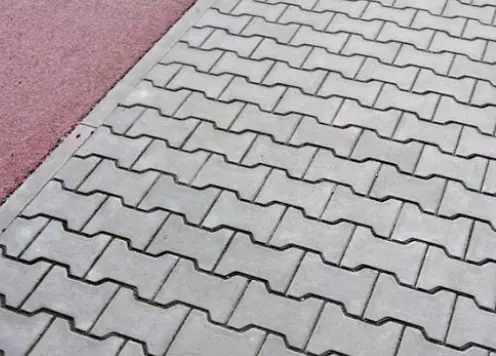
#> input picture kostka.jpg, 496 x 356 px
$ python 'Zad 7.py'
#> lines starting #> are read from the running program, lines starting #| are printed output that depends on the picture; after the words box and inside, x2 and y2 are one past the last pixel; in counts of white or black regions, pixels touching at a corner belong together
import cv2
import imutils
import numpy as np

def main():
    image = cv2.imread("kostka.jpg")
#> image is the input picture: shape (356, 496, 3); mean B, G, R 169.1, 166.5, 171.5
    if image is None:
        print("Nie udało się wczytać obrazu.")
        return

    resized = imutils.resize(image, width=300)
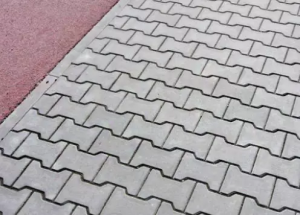
#> resized: shape (215, 300, 3); mean B, G, R 169.1, 166.5, 171.5
    ratio = image.shape[0] / float(resized.shape[0])
#> ratio = 1.66

    gray = cv2.cvtColor(resized, cv2.COLOR_BGR2GRAY)
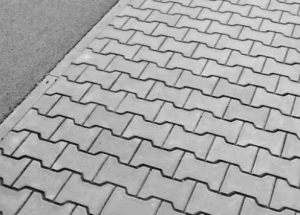
#> gray: shape (215, 300); min 8, max 228, mean 168.3
    _, thresh = cv2.threshold(gray, 140, 255, cv2.THRESH_BINARY)
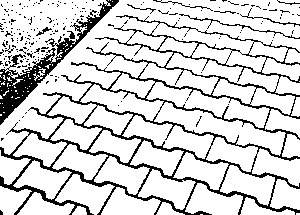
#> thresh: shape (215, 300); 82.7% white; black in thin lines or dots

    contours, _ = cv2.findContours(thresh.copy(), cv2.RETR_EXTERNAL, cv2.CHAIN_APPROX_SIMPLE)
#> contours = 95 contours, 66 with area under 20; largest, box (x1, y1, x2, y2) and area: (0, 0, 300, 167) 20872, (0, 0, 111, 79) 4912, (80, 84, 286, 156) 3412, (122, 115, 300, 187) 3324, (110, 73, 270, 128) 2277

    output = image.copy()

    min_area = 500
    max_area = 5000

    widths = []
    heights = []

    filtered_contours = []

    for c in contours:
        area = cv2.contourArea(c)
        if area < min_area or area > max_area:
            continue

        filtered_contours.append(c)
#> this loop made 95 passes
#> area on passes 3 to 14: 80, 159.5, 365.5, 650.5, 934, 535.5, 1082.5, 607.5, 1087, 1091.5, 1089, 983
#> after the loop, filtered_contours = 20 contours; largest, box (x1, y1, x2, y2) and area: (0, 0, 111, 79) 4912, (80, 84, 286, 156) 3412, (122, 115, 300, 187) 3324, (110, 73, 270, 128) 2277, (47, 96, 133, 135) 1251

    for i, c in enumerate(filtered_contours, start=1):
        c = c.astype("float")
        c *= ratio
        c = c.astype("int")

        x, y, w, h = cv2.boundingRect(c)

        widths.append(w)
        heights.append(h)

        cv2.rectangle(output, (x, y), (x + w, y + h), (255, 0, 0), 2)
        text = f"{w}x{h} px"
        cv2.putText(output, text, (x, y - 10), cv2.FONT_HERSHEY_SIMPLEX,
                    0.6, (0, 0, 255), 2)
#> this loop made 20 passes
#> (x, y, w, h, text) on passes 1 to 12: (28, 317, 95, 38, '95x38 px'), (167, 309, 98, 46, '98x46 px'), (0, 307, 52, 48, '52x48 px'), (306, 303, 95, 52, '95x52 px'), (447, 296, 49, 51, '49x51 px'), (91, 288, 98, 67, '98x67 px'), (228, 279, 95, 68, '95x68 px'), (364, 273, 90, 67, '90x67 px'), (21, 264, 97, 66, '97x66 px'), (155, 258, 92, 64, '92x64 px'), (286, 251, 92, 62, '92x62 px'), (86, 238, 92, 59, '92x59 px')
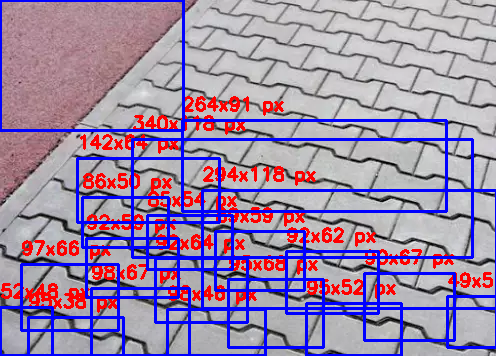
#> output: shape (356, 496, 3); 17.68% of pixels changed, all inside (x1, y1, x2, y2) = (0, 0, 496, 356)
#> after the loop, heights = [38, 46, 48, 52, 51, 67, 68, 67, 66, 64, 62, 59, 59, 54, 50, 118, 64, 118, 91, 130]; widths = [95, 98, 52, 95, 49, 98, 95, 90, 97, 92, 92, 92, 89, 85, 86, 294, 142, 340, 264, 183]

    cv2.imshow("Wymiary filtrowanych kostek", output)
    cv2.waitKey(0)
    cv2.destroyAllWindows()

    if len(filtered_contours) == 0:
        print("Nie wykryto kostek po filtracji.")
        return

    avg_width = sum(widths) / len(widths)
#> avg_width = 126.4
    avg_height = sum(heights) / len(heights)
#> avg_height = 68.6

    min_width = min(widths)
#> min_width = 49
    max_width = max(widths)
#> max_width = 340
    min_height = min(heights)
#> min_height = 38
    max_height = max(heights)
#> max_height = 130

    print("Raport wykrytych kostek:")
    print(f"Liczba kostek: {len(filtered_contours)}")
#| Liczba kostek: 20
    print(f"Średnia szerokość: {avg_width:.2f} px")
#| Średnia szerokość: 126.40 px
    print(f"Średnia wysokość: {avg_height:.2f} px")
#| Średnia wysokość: 68.60 px
    print(f"Minimalna szerokość: {min_width} px")
#| Minimalna szerokość: 49 px
    print(f"Maksymalna szerokość: {max_width} px")
#| Maksymalna szerokość: 340 px
    print(f"Minimalna wysokość: {min_height} px")
#| Minimalna wysokość: 38 px
    print(f"Maksymalna wysokość: {max_height} px")
#| Maksymalna wysokość: 130 px

if __name__ == "__main__":
    main()
